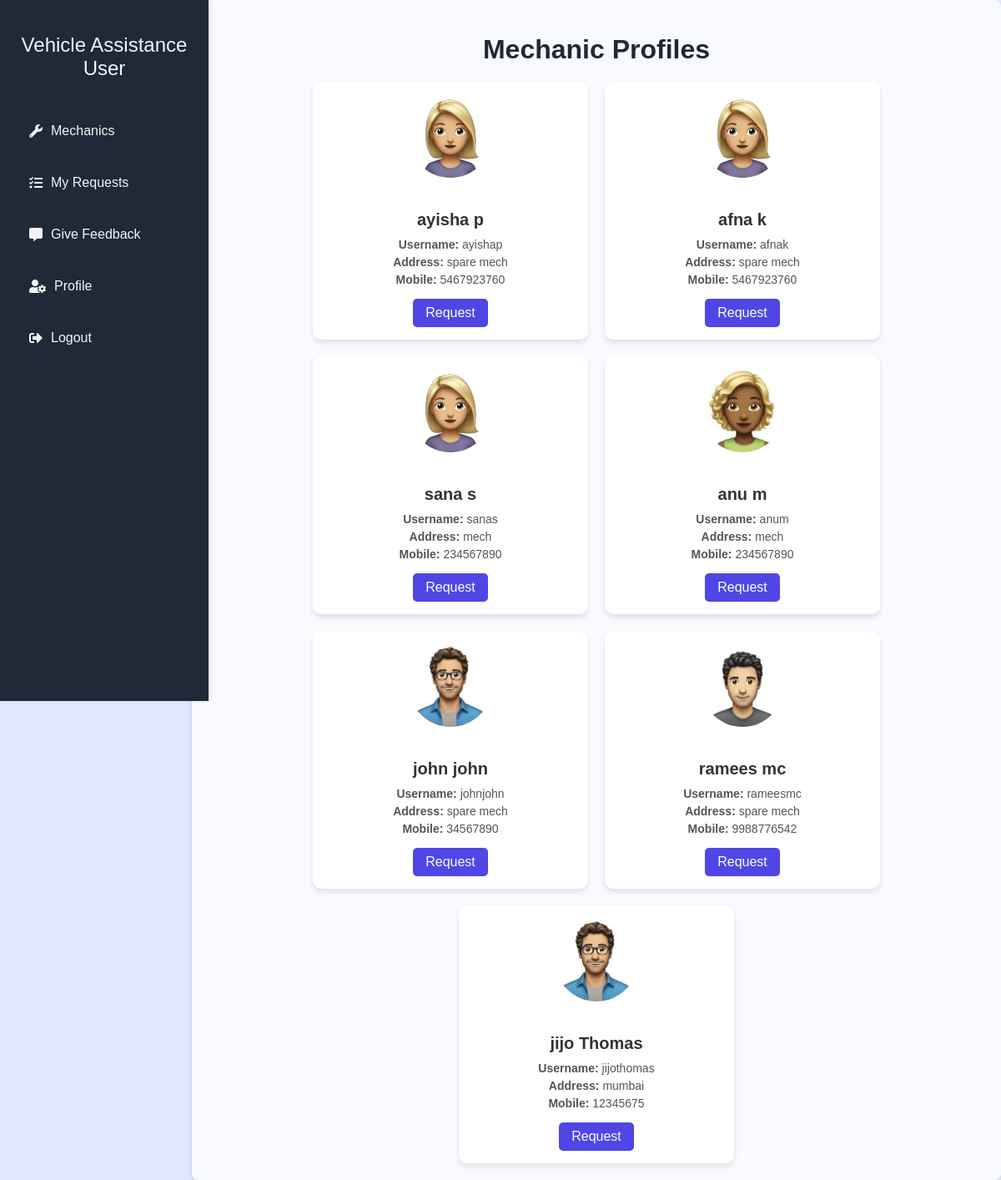
Page /my_req/ (signed in) on the committed database.
### mechanic/models.py (models this page shows, shortened)
class Mechanic(models.Model):
    VEHICLE_TYPE_CHOICES = [
        ('two wheeler', 'Two Wheeler'),
        ('three wheeler', 'Three Wheeler'),
        ('four wheeler', 'Four Wheeler'),
        ('other', 'Other'),
    ]
    user = models.OneToOneField(User, on_delete=models.CASCADE)
    profile_pic = models.ImageField(upload_to='profile_pics/', blank=True, null=True)
    address = models.CharField(max_length=255)
    mobile = models.CharField(max_length=15)
    working_time_from = models.TimeField(default="09:00")  # Default value for working_time_from
    working_time_to = models.TimeField(default="18:00")
    vehicle_type = models.CharField(max_length=20, choices=VEHICLE_TYPE_CHOICES, default='other')
    verification_document = models.FileField(upload_to='verification_documents/', blank=True, null=True)
    lat = models.FloatField(null=True,blank=True)
    long = models.FloatField(null=True,blank=True)

### mechanic/views.py (the view)
# urls.py: path('my_req/', views.my_requests_view, name='my_requests'),
@login_required
def my_requests_view(request):  # request here is an HttpRequest object
    mechanics = Mechanic.objects.all()
    user_requests = Request.objects.filter(user=request.user)
    for mechanic in mechanics:
        request_exists = user_requests.filter(mechanic=mechanic).exists()
        mechanic.user_request_status = None
        if request_exists:
            request_obj = user_requests.filter(mechanic=mechanic).first()
            mechanic.user_request_status = request_obj.status  # Store the request status
        mechanic.request_exists = request_exists
    return render(request, 'my_requests.html', {'mechanics': mechanics})

### templates/my_requests.html (shortened to what this page needs)
<!DOCTYPE html>
<html lang="en">
<head>
    <link rel="stylesheet" href="https://cdnjs.cloudflare.com/ajax/libs/font-awesome/5.15.4/css/all.min.css">
</head>
<body>
    <div class="sidebar">
        <h2>Vehicle Assistance User</h2>
        <a href="{% url 'userdashboard_mechanics' %}"><i class="fas fa-wrench"></i> Mechanics</a>
        <a href="{% url 'my_requests' %}"><i class="fas fa-tasks"></i> My Requests</a>
        <a href="{% url 'user_feedback' %}"><i class="fas fa-comment-alt"></i> Give Feedback</a>
        <a href="{% url 'user_profile' %}"><i class="fas fa-user-cog"></i> Profile</a>
        <a href="{% url 'index' %}"><i class="fas fa-sign-out-alt"></i> Logout</a>
    </div>
    <div class="content">
        <h1>Mechanic Profiles</h1>
        <div class="profile-container">
            {% if mechanics %}
                {% for mechanic in mechanics %}
                    <div class="profile-card">
                        {% if mechanic.profile_pic %}
                            <img src="{{ mechanic.profile_pic.url }}" alt="Profile Picture">
                        {% else %}
                            <img src="https://via.placeholder.com/100" alt="Default Profile Picture">
                        {% endif %}
                        <h3>{{ mechanic.user.first_name }} {{ mechanic.user.last_name }}</h3>
                        <p><strong>Username:</strong> {{ mechanic.user.username }}</p>
                        <p><strong>Address:</strong> {{ mechanic.address }}</p>
                        <p><strong>Mobile:</strong> {{ mechanic.mobile }}</p>
                        {% if mechanic.request_exists %}
                            <div class="request-alert">You have already requested this mechanic.</div>
                            <a href="#" class="btn-request btn-disabled" aria-disabled="true">Request (Already Requested)</a>
                        {% else %}
                            <a href="{% url 'make_request' mechanic.id %}" class="btn-request">Request</a>
                        {% endif %}
                    </div>
                {% endfor %}
            {% else %}
                <div class="no-data">No mechanic data available</div>
            {% endif %}
        </div>
    </div>
</body>
</html>

### templates/my_requests.html (style rules this page uses)
body { font-family: Arial, sans-serif; margin: 0; display: flex; background-color: #e0e7ff; background-image: url("../static/images/vehicle-assistance.jpg"); background-size: cover; background-position: center; }
.sidebar { width: 210px; background: #1f2937; color: #f3f4f6; padding: 20px; height: 100vh; position: fixed; box-shadow: 2px 0 5px rgba(0, 0, 0, 0.1); display: flex; flex-direction: column; }
.sidebar h2 { text-align: center; margin-bottom: 30px; font-weight: normal; color: #f3f4f6; }
.sidebar a { color: #f3f4f6; text-decoration: none; display: flex; align-items: center; padding: 12px 15px; margin: 10px 0; border-radius: 5px; transition: background 0.3s, padding-left 0.3s; }
.sidebar a i { margin-right: 10px; }
.content { margin-left: 230px; padding: 20px; width: calc(100% - 230px); background: rgba(255, 255, 255, 0.8); border-radius: 8px; box-shadow: 0 4px 6px rgba(0, 0, 0, 0.1); overflow-x: auto; }
.content h1 { color: #1f2937; margin-bottom: 20px; text-align: center; }
.profile-container { display: flex; flex-wrap: wrap; gap: 20px; justify-content: center; }
.profile-card { background: #ffffff; border-radius: 10px; width: 300px; box-shadow: 0 4px 6px rgba(0, 0, 0, 0.1); overflow: hidden; transition: transform 0.3s ease; padding: 15px; text-align: center; }
.profile-card img { width: 100px; height: 100px; border-radius: 50%; object-fit: cover; margin-bottom: 15px; }
.profile-card h3 { font-size: 20px; color: #333; margin-bottom: 10px; }
.profile-card p { font-size: 14px; color: #555; margin: 5px 0; }
.profile-card .btn-view, .profile-card .btn-request { display: inline-block; background-color: #4f46e5; color: #fff; text-decoration: none; padding: 8px 15px; border-radius: 5px; margin-top: 10px; transition: background 0.3s; }

### rows in the picture
Mechanic: profile_pic (picture), user.first_name "ayisha", user.last_name "p", user.username "ayishap", address "spare mech", mobile "5467923760", shows "Request"
Mechanic: profile_pic (picture), user.first_name "afna", user.last_name "k", user.username "afnak", address "spare mech", mobile "5467923760", shows "Request"
Mechanic: profile_pic (picture), user.first_name "sana", user.last_name "s", user.username "sanas", address "mech", mobile "234567890", shows "Request"
Mechanic: profile_pic (picture), user.first_name "anu", user.last_name "m", user.username "anum", address "mech", mobile "234567890", shows "Request"
Mechanic: profile_pic (picture), user.first_name "john", user.last_name "john", user.username "johnjohn", address "spare mech", mobile "34567890", shows "Request"
Mechanic: profile_pic (picture), user.first_name "ramees", user.last_name "mc", user.username "rameesmc", address "spare mech", mobile "9988776542", shows "Request"
Mechanic: profile_pic (picture), user.first_name "jijo", user.last_name "Thomas", user.username "jijothomas", address "mumbai", mobile "12345675", shows "Request"
